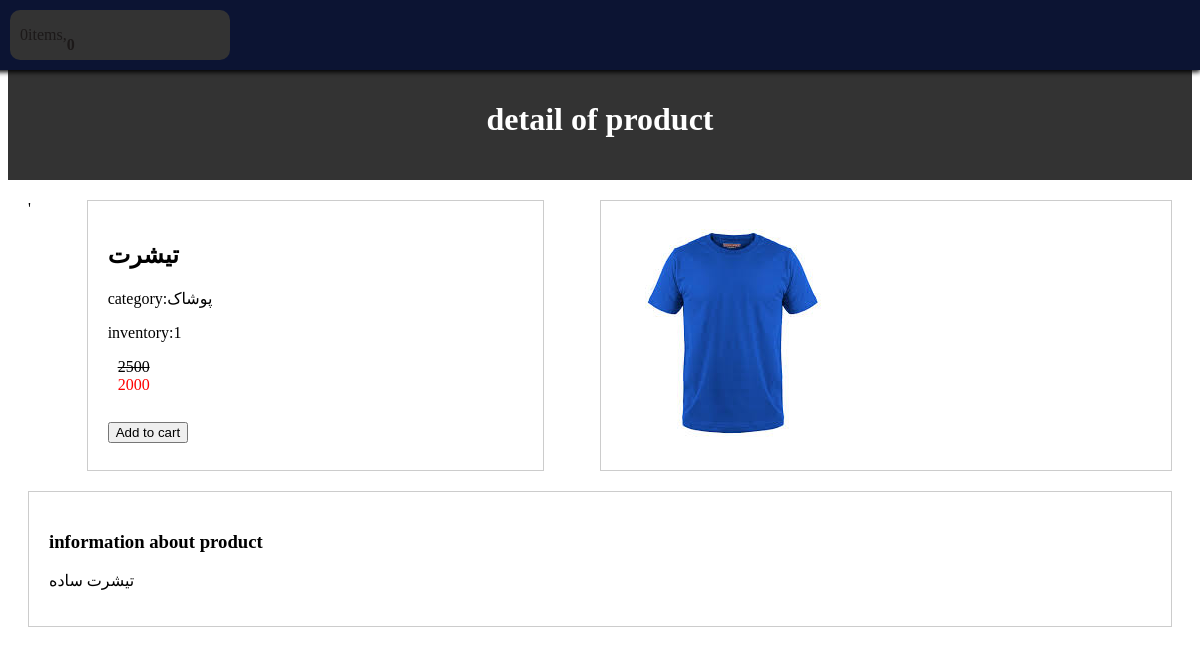
The page /products/1/tshrt on the database its author committed.
### shop/models.py (models this page shows, shortened)
class Product(models.Model):
    category = models.ForeignKey(Category, related_name='product', on_delete=models.CASCADE, verbose_name='category')
    name = models.CharField(max_length=255, verbose_name='name product')
    slug = models.SlugField(max_length=255, verbose_name='slug')
    description = models.TextField(max_length=1200, verbose_name='product info')
    inventory = models.PositiveIntegerField(default=0, verbose_name='inventory')
    price = models.PositiveIntegerField(default=0, verbose_name='price')
    weight = models.PositiveIntegerField(default=0, verbose_name='weight')
    off = models.PositiveIntegerField(default=0, verbose_name='off')
    new_price = models.PositiveIntegerField(default=0, verbose_name="new price")
    created = models.DateTimeField(auto_now_add=True, verbose_name='created time')
    updated = models.DateTimeField(auto_now=True, verbose_name='updated time')
    class Meta:
        ordering = ['-created']
        indexes = [
            models.Index(fields=['id', 'slug']),
            models.Index(fields=['name']),
            models.Index(fields=['-created']),
        ]
        verbose_name = 'محصول'
        verbose_name_plural = 'محصولات'

class Category(models.Model):
    name = models.CharField(max_length=250)
    slug = models.SlugField(max_length=255, unique=True)
    class Meta:
        ordering = ['name']
        indexes = [
            models.Index(fields=['name'])
        ]
        verbose_name = 'category'
        verbose_name_plural = 'categories'
    def __str__(self):
        return self.name

class Image(models.Model):
    product = models.ForeignKey(Product, on_delete=models.CASCADE, related_name="images", verbose_name="product")
    file = models.ImageField(upload_to="product_images/%Y/%m/%d")
    title = models.CharField(max_length=250, verbose_name="title", null=True, blank=True)
    description = models.TextField(verbose_name="description", null=True, blank=True)
    created = models.DateTimeField(auto_now_add=True)
    class Meta:
        ordering = ['-created']
        indexes = [
            models.Index(fields=['-created'])
        ]
        verbose_name = "image"
        verbose_name_plural = "images"

### shop/views.py (the view)
# urls.py: path('products/<int:id>/<slug:slug>', views.product_detail, name='product_detail'),
def product_detail(request, id, slug):
    product = get_object_or_404(Product, slug=slug, id=id)
    cart = Cart(request)
    try:
        cart_quantity = cart.cart[str(id)]['quantity']
        count = product.inventory == cart_quantity
    except KeyError:
        count = False
    context = {
        'count': count,
        'cart': cart,
        'product': product,
    }
    return render(request, 'shop/detail.html', context)

### card/cart.py (called while the page is built)
    def get_total_price(self):
        price = sum(item['price'] * item['quantity'] for item in self.cart.values())
        return price

    def __len__(self):
        return sum(item['quantity'] for item in self.cart.values())

### card/context_processors.py (called while the page is built)
def cart(request):
    return {"cart": Cart(request)}

### templates/shop/detail.html (shortened to what this page needs)
{% extends 'parent/base.html' %}
{% load static %}
{% block content%}
     <div class="header">
        <h1> detail of product</h1>
    </div>
    <div class="product-container">'
        <div class="product-detail">
            <h2>{{ product.name }}</h2>
            <p> category:{{ product.category }}</p>
            <p>inventory:{{ product.inventory }}</p>
            <div class="price">
                <span class="original-price">{{ product.price }}</span>
                <br>
                <span class="discounted-price">{{ product.new_price }}</span>
            </div>
            <br>
        <button type="button" id="add-cart">Add to cart</button>
        </div>
        <div class="product-images">
            {% for img in product.images.all %}
                <img src="{{ img.file.url }}">
            {% endfor %}
        </div>
    </div>
    <div class="pr-dc">
        <h3>information about product</h3>
        <p>{{ product.description }}</p>
    </div>
{% endblock %}

### shop/static/css/base.css (style rules this page uses)
.header { text-align:center; padding: 20px; background-color: #333; color: #fff; margin-top: 60px; }
.price { position: relative; margin: 10px; }
.original-price { text-decoration: line-through; }
.discounted-price { color: red; }
.product-container { display: flex; justify-content: space-between; margin: 20px ; }
.product-detail { width: 40%; padding: 20px; box-sizing: border-box; border: 1px solid #ccc; }
.product-images { width: 50%; padding: 20px; box-sizing: border-box; border: 1px solid #ccc; }
.pr-dc { clear:both; margin: 20px; padding: 20px; box-sizing: border-box; border: 1px solid #ccc; }

### rows shown on the page
Product: name "تیشرت", category "پوشاک", inventory "1", price "2500", new_price "2000", description "تیشرت ساده"
Image: file (picture)

### other values the page prints
{{ item_count }} "0"
{{ cart.get_total_price }} "0"
